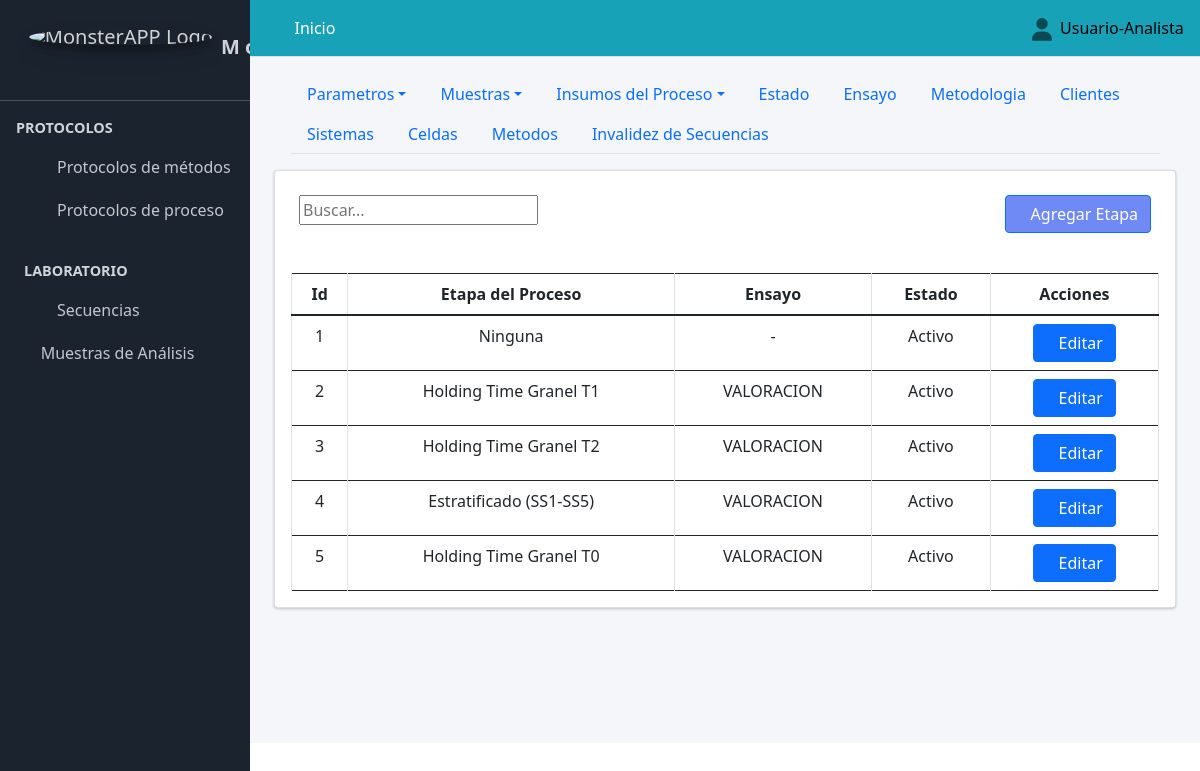
/etapas/ (signed in), run on the app's committed database.
### Aplicaciones/Protocolo_Metodos/models.py (models this page shows, shortened)
class Etapa(models.Model):
    nombre_etapa=models.CharField(verbose_name="Etapa", max_length=90, unique=True)
    ensayo=models.ForeignKey(to=Ensayo, on_delete=models.CASCADE, verbose_name="Ensayo", null=True, blank=False)
    class Condicion(models.TextChoices):
        ACTIVO = "Activo", "ACTIVO"
        PASIVO = "Pasivo", "PASIVO"
    condicion=models.CharField(max_length=90, choices=Condicion.choices, default=Condicion.ACTIVO, verbose_name="Condicion")

class Ensayo(models.Model):
    nombre_ensayo=models.CharField(verbose_name="Ensayo", max_length=90, unique=True)
    class Condicion(models.TextChoices):
        ACTIVO = "Activo", "ACTIVO"
        PASIVO = "Pasivo", "PASIVO"
    condicion=models.CharField(max_length=90, choices=Condicion.choices, default=Condicion.ACTIVO, verbose_name="Condicion")
    def __str__(self):
        return(self.nombre_ensayo)

### Aplicaciones/Protocolo_Metodos/views.py (the view)
# urls.py: path("etapas/", views.etapas, name="etapas"),
@login_required
def etapas(request):
    titulo="Etapas"
    etapas=Etapa.objects.all()
    ensayo=Ensayo.objects.all()
    if request.method == "POST":
        form = EtapaForm(request.POST or None)
        if form.is_valid():
            form.save()
            messages.success(request, "Etapa creada satisfactoriamente")
            return redirect("etapas")
        else:
             messages.error(request, "Por favor revisa los datos ingresados")
    else:
        form = EtapaForm()
    context={
        "titulo":titulo,
        "form":form,
        "etapas":etapas,
        "ensayo":ensayo,
    }
    return render(request, "protocolo_metodos/etapas.html", context)

### Aplicaciones/Protocolo_Metodos/forms.py
class EtapaForm(forms.ModelForm):
    class Meta:
        model=Etapa
        exclude=["condicion"]

### SISTEMA_ANALITICO/templates/protocolo_metodos/etapas.html (shortened to what this page needs)
{% extends "partial/body.html" %}
{% load crispy_forms_tags %}
{% load crispy_forms_filters %}
{% block contenido %}
{% load bootstrap5 %}
{% include "partial/header_configuracion_protocolo_metodos.html" %}
        <div class="container-fluid">
        <div class="card">
          <div class="container-fluid">
            <div class="row">
              <div class="col-md-6">
                <br>
                       <div class="text-right">
            <div class="input-group rounded">
                <input type="search" id="myInput" class="numberinput gj-textbox-md" placeholder="Buscar..." aria-label="Search" aria-describedby="search-addon" />
              </div>
        </div>
                  </div>
                  <div class="col-md-6">
                    <br>
                      <div class="d-grid gap-2 d-md-flex justify-content-md-end">
                        <button class="btn btn-primary" style="background:#486af3c7" data-bs-toggle="modal" data-bs-target="#crear_parametros"><span class="fa fa-plus-circle"></span>Agregar Etapa</button>
                        </div>
              </div>
              </div>
          </div><br>
            <div class="card-body table-responsive">
              <table class="table  table-bordered display" id="example3">
                <thead class="">
                    <tr class="text-center">
                        <th class="text-center">Id</th>
                        <th class="text-center">Etapa del Proceso</th>
                        <th class="text-center">Ensayo</th>
                        <th class="text-center">Estado</th>
                        <th class="all text-center" >Acciones</th>
                    </tr>
                </thead>
                <tbody id="myTable">
                    {% for item in etapas.all %}
                    <tr class="text-center">
                        <td class="text-center">{{item.id}}</td>
                        <td class="text-center">{{item.nombre_etapa}}</td>
                        <td class="text-center">{{item.ensayo}}</td>
                        <td class="text-center">{{item.condicion}}</td>
                        <td>
                            <a href="{% url 'editar_cliente' item.pk %}" class="btn btn-primary btn-circle text-center" data-bs-target="#modal_parametros_{{ item.pk }}" data-bs-toggle="modal"><span class="fa fa-edit"></span>Editar</a>
                        </td>
                    </tr>
<div class="modal fade" id="modal_parametros_{{ item.pk }}" tabindex="-1" aria-labelledby="modal_parametros" aria-hidden="true">
  {% endfor%}
</tbody>
</table>
</div>
</div>
</div>
{% endblock contenido %}

### SISTEMA_ANALITICO/templates/partial/navbar.html (shortened to what this page needs)
{% load static %}
  <nav class="main-header navbar navbar-expand  navbar-info navbar-light" >
    <ul class="navbar-nav">
      <li class="nav-item">
        <a class="nav-link" data-widget="pushmenu" href="#"><i class="fas fa-bars"></i></a>
      </li>
      {% if user.is_authenticated %}
      <li class="nav-item d-none d-sm-inline-block">
        <a href="{% url 'adm_inicio' %}" class="nav-link text-white">Inicio</a>
      </li>
      {% else %}
      <li class="nav-item d-none d-sm-inline-block">
        <a href="" class="nav-link text-white disabled">Inicio</a>
      </li>
      {% endif %}
    </ul>
    <ul class="navbar-nav ml-auto">
      <li class="nav-item dropdown ">
        <a class="nav-link" data-toggle="dropdown" href="#">
        </a>
        {% if user.is_authenticated %}
      </li>
    </ul>
<h7 class="text-black">{{ user.first_name }}&nbsp;&nbsp;</h7>
{% else %}
<a class="text-black" href="{% url 'sign_in' %}">Iniciar sesión</a>
{% endif %}
  </nav>

### data on the page
Etapa: id "1", nombre_etapa "Ninguna", ensayo "-", condicion "Activo"
Etapa: id "2", nombre_etapa "Holding Time Granel T1", ensayo "VALORACION", condicion "Activo"
Etapa: id "3", nombre_etapa "Holding Time Granel T2", ensayo "VALORACION", condicion "Activo"
Etapa: id "4", nombre_etapa "Estratificado (SS1-SS5)", ensayo "VALORACION", condicion "Activo"
Etapa: id "5", nombre_etapa "Holding Time Granel T0", ensayo "VALORACION", condicion "Activo"

### other printed values
{{ user.first_name }} "Usuario-Analista"
